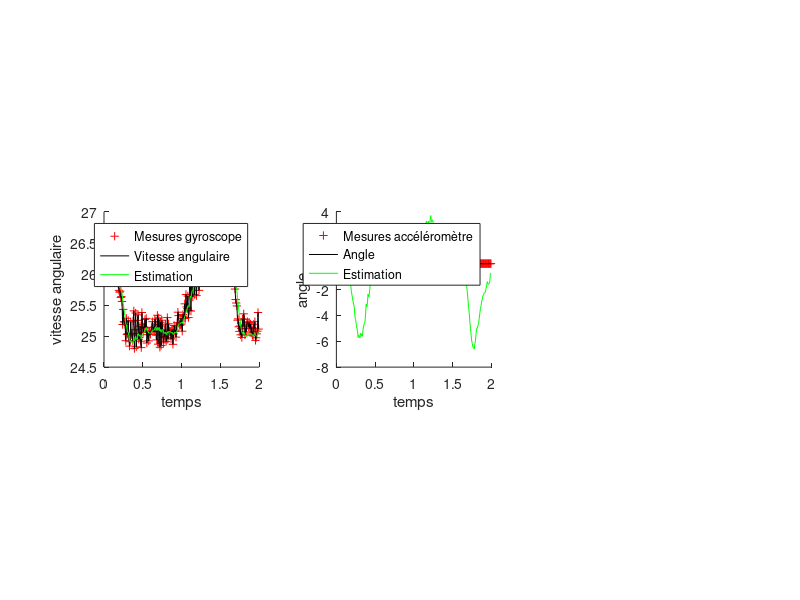

Source code (MATLAB):

close all;
clear all;
clc;

data = csvread('log.csv');
time = data(:,1);
alt = data(:,2);
smoothed_alt = data(:,3);
rate = data(:,4);


fe = 125; % fréquence d'échantillonnage
temps = 2; % temps total de mesure en seconde
t=(0:1/fe:temps-1/fe);

% Calcul des vecteur d'états à estimer (le vecteur d'état est normalement l'inconnue du système !)
vecteur_etat = zeros(temps*fe, 2); % [va ; a; b]
vecteur_etat(:,1)=alt(1:temps*fe);
vecteur_etat(:,2)=zeros(temps*fe,1);
%vecteur_etat(:, 1) = pi * 2*pi*1*sin(2*pi*1*t(:));
%vecteur_etat(:, 2) = -1*pi * cos(2*pi*1*t(:)) + pi;
%vecteur_etat(:, 3) = 10*t(:)+20*sin(2*pi*0.1*t(:));

% Bruit des capteurs (écart type)
bruit_capteur = zeros(2);
bruit_capteur(1) = 0.6; %+/- 0.6m
bruit_capteur(2) = 1;

% Calcul des paramètres mesurés
mesure = zeros(temps*fe, 2); %[va; a]
mesure(:, 1) = alt(1:temps*fe);%vecteur_etat(:, 1)+vecteur_etat(:, 3) + randn(temps*fe, 1)*bruit_capteur(1);
mesure(:, 2) = zeros(temps*fe,1);%vecteur_etat(:, 2) + randn(temps*fe, 1)*bruit_capteur(2);

%[b, a] = butter(1, 5/25, 'low');
%freqz(b, a, 512, 50);
%mesure(:, 1) = filter(b, a, mesure(:, 1));
%mesure(:, 2) = filter(b, a, mesure(:, 2));

% Initialisation de Kalman
H = [1 0; 0 0];
R = [bruit_capteur(1)^2 0; 0 bruit_capteur(2)^2];
A = [1 1/fe ;0 1];
Q = eye(2) * 1;
Q(1, 1) = 0.005;
Q(2, 2) = 1;

X = zeros(2, 1);
X(1) = alt(1);%2*pi*1;
X(2) = 0;
X_svg = zeros(temps*fe, 2);
X_svg(1, 1) = X(1);
X_svg(1, 2) = X(2);
P = zeros(2,2);
P = [0 0;0 0];
%P(1, 1) = 0;
%P(2, 2) = 0;
%P(1, 2) = 0;
%P(2, 1) = P(1, 2);
P_svg = zeros(temps*fe, 2);
P_svg(1, 1) = P(1, 1);
P_svg(1, 2) = P(2, 2);

% Calculs
for run = 2 : temps*fe
    % Prédiction
    Xp = A*X;
    Pp = A*P*A'+Q;
    
    % Mise à jour    
    K = (Pp*H')*inv(R+H*Pp*H');
    P = Pp - K*H*Pp;
    X = Xp + K*(mesure(run, :)'-H*Xp);
    
    X_svg(run, 1) = X(1);
    X_svg(run, 2) = X(2);
end

% Affichage
figure_handle=figure(1);clf;

subplot(1, 3, 1);hold on;
plot(t,mesure(:,1),'r+');
plot(t,vecteur_etat(:,1),'k');
plot(t,X_svg(:,1),'g');
legend('Mesures gyroscope','Vitesse angulaire','Estimation');
axis square;
xlabel('temps');ylabel('vitesse angulaire');
set(figure_handle,'name',' Mesures générées');

subplot(1, 3, 2);hold on;
plot(t,mesure(:,2),'r+');
plot(t,vecteur_etat(:,2),'k');
plot(t,X_svg(:,2),'g');
legend('Mesures accéléromètre', 'Angle','Estimation');
axis square;
xlabel('temps');ylabel('angle');
set(figure_handle,'name',' Mesures générées');

% subplot(1, 3, 3);hold on;
% plot(t,vecteur_etat(:,3),'k');
% plot(t,X_svg(:,3),'g');
% legend('Biais gyroscope','Estimation');
% axis square;
% xlabel('temps');ylabel('biais gyroscope');
% set(figure_handle,'name',' Mesures générées');
